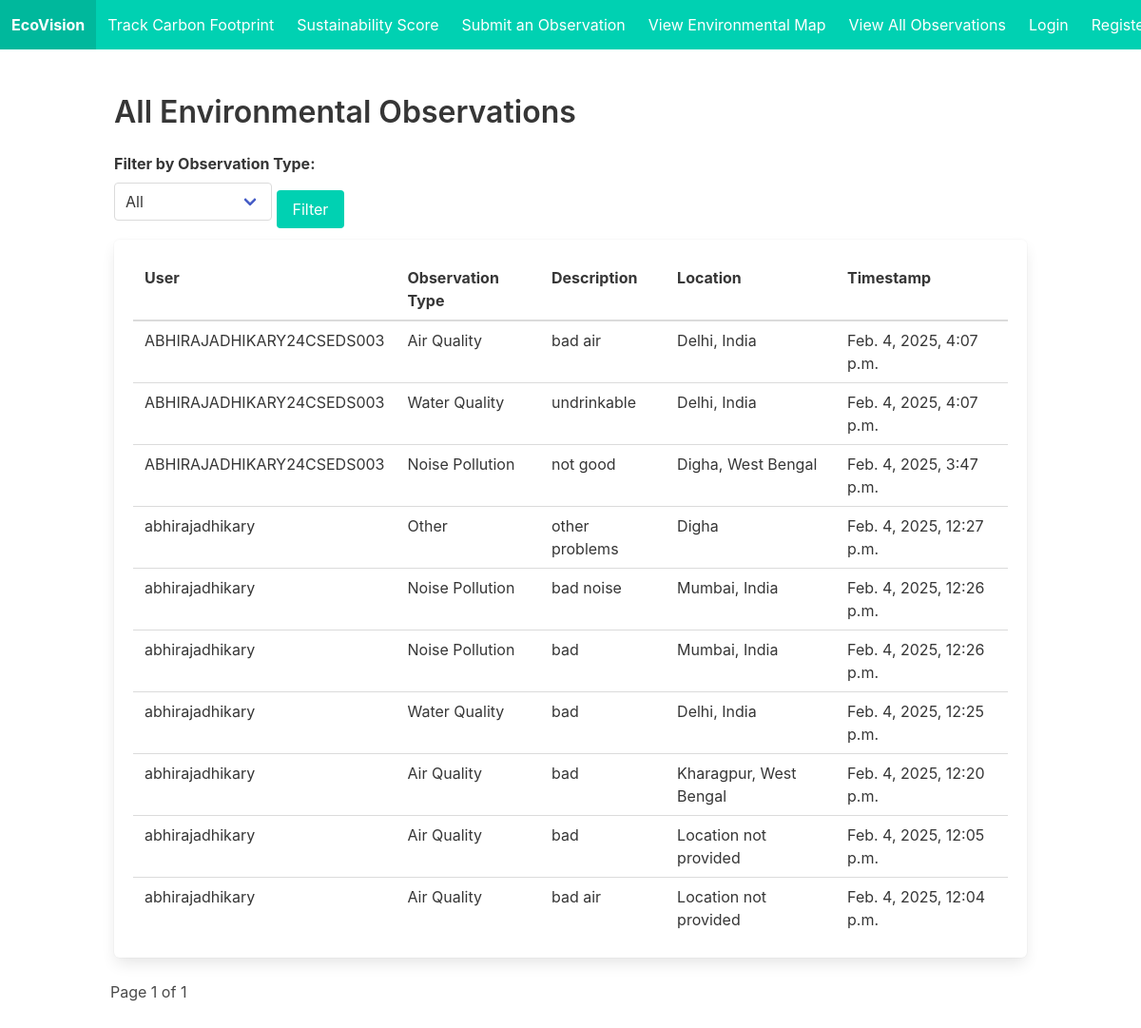
The app's page /all-observations/ with its own data.
### climate_tracker/models.py (models this page shows, shortened)
class EnvironmentalObservation(models.Model):
    OBSERVATION_TYPES = [
        ('air_quality', 'Air Quality'),
        ('water_quality', 'Water Quality'),
        ('noise_pollution', 'Noise Pollution'),
        ('other', 'Other'),
    ]
    user = models.ForeignKey(User, on_delete=models.CASCADE)
    observation_type = models.CharField(max_length=50, choices=OBSERVATION_TYPES)
    description = models.TextField(blank=True, null=True)
    location = models.CharField(max_length=255, blank=True, null=True)  # User-provided location
    latitude = models.FloatField(null=True, blank=True)  # Automatically generated
    longitude = models.FloatField(null=True, blank=True)  # Automatically generated
    timestamp = models.DateTimeField(auto_now_add=True)
    photo = models.ImageField(upload_to='observations/', blank=True, null=True)

### climate_tracker/views.py (the view)
# urls.py: path('all-observations/', views.all_observations, name='all_observations'),
def all_observations(request):
    observations = EnvironmentalObservation.objects.all().order_by('-timestamp')
    observation_type = request.GET.get('type', None)
    if observation_type:
        observations = observations.filter(observation_type=observation_type)
    paginator = Paginator(observations, 10)
    page_number = request.GET.get('page')
    page_obj = paginator.get_page(page_number)
    return render(request, 'all_observations.html', {'page_obj': page_obj})

### climate_tracker/templates/all_observations.html (shortened to what this page needs)
{% extends "base.html" %}
{% block content %}
<h1 class="title">All Environmental Observations</h1>
<div class="field">
    <label class="label">Filter by Observation Type:</label>
    <div class="control">
        <form method="get">
            <div class="select">
                <select name="type">
                    <option value="">All</option>
                </select>
            </div>
            <button class="button is-primary mt-2" type="submit">Filter</button>
        </form>
    </div>
</div>
<div class="box">
    {% if page_obj %}
        <table class="table is-fullwidth">
            <thead>
                <tr>
                    <th>User</th>
                    <th>Observation Type</th>
                    <th>Description</th>
                    <th>Location</th>
                    <th>Timestamp</th>
                </tr>
            </thead>
            <tbody>
                {% for obs in page_obj %}
                    <tr>
                        <td>{{ obs.user.username }}</td>
                        <td>{{ obs.get_observation_type_display }}</td>
                        <td>{{ obs.description|default:"No description provided" }}</td>
                        <td>{{ obs.location|default:"Location not provided" }}</td>
                        <td>{{ obs.timestamp }}</td>
                    </tr>
                {% endfor %}
            </tbody>
        </table>
    {% else %}
        <p>No observations found.</p>
    {% endif %}
</div>
<div class="pagination">
    <span class="step-links">
        <span class="current">
            Page {{ page_obj.number }} of {{ page_obj.paginator.num_pages }}
        </span>
    </span>
</div>
{% endblock %}

### climate_tracker/templates/base.html (shortened to what this page needs)
<!DOCTYPE html>
<html lang="en">
<head>
    <link rel="stylesheet" href="https://cdn.jsdelivr.net/npm/bulma@0.9.4/css/bulma.min.css">
</head>
<body>
    <nav class="navbar is-primary" role="navigation" aria-label="main navigation">
        <div class="navbar-brand">
            <a class="navbar-item" href="{% url 'home' %}">
                <strong>EcoVision</strong>
            </a>
        </div>
        <div class="navbar-menu">
            <div class="navbar-start">
                <a class="navbar-item" href="{% url 'track_carbon' %}">Track Carbon Footprint</a>
                <a class="navbar-item" href="{% url 'calculate_sustainability' %}">Sustainability Score</a>
                <a class="navbar-item" href="{% url 'submit_observation' %}" class="button is-warning">Submit an Observation</a>
                <a class="navbar-item" href="{% url 'map_view' %}" class="button is-link">View Environmental Map</a>
                <a class="navbar-item" href="{% url 'all_observations' %}">View All Observations</a>
            </div>
            <div class="navbar-end">
                {% if user.is_authenticated %}
                    <a class="navbar-item" href="{% url 'logout' %}">Logout ({{ user.username }})</a>
                {% else %}
                    <a class="navbar-item" href="{% url 'login' %}">Login</a>
                    <a class="navbar-item" href="{% url 'register' %}">Register</a>
                {% endif %}
            </div>
        </div>
    </nav>
    <section class="section">
        <div class="container">
            {% block content %}
            {% endblock %}
        </div>
    </section>
</body>
</html>

### records on screen
EnvironmentalObservation: user.username "ABHIRAJADHIKARY24CSEDS003", observation_type "Air Quality", description "bad air", location "Delhi, India", timestamp "Feb. 4, 2025, 4:07 p.m."
EnvironmentalObservation: user.username "ABHIRAJADHIKARY24CSEDS003", observation_type "Water Quality", description "undrinkable", location "Delhi, India", timestamp "Feb. 4, 2025, 4:07 p.m."
EnvironmentalObservation: user.username "ABHIRAJADHIKARY24CSEDS003", observation_type "Noise Pollution", description "not good", location "Digha, West Bengal", timestamp "Feb. 4, 2025, 3:47 p.m."
EnvironmentalObservation: user.username "abhirajadhikary", observation_type "Other", description "other problems", location "Digha", timestamp "Feb. 4, 2025, 12:27 p.m."
EnvironmentalObservation: user.username "abhirajadhikary", observation_type "Noise Pollution", description "bad noise", location "Mumbai, India", timestamp "Feb. 4, 2025, 12:26 p.m."
EnvironmentalObservation: user.username "abhirajadhikary", observation_type "Noise Pollution", description "bad", location "Mumbai, India", timestamp "Feb. 4, 2025, 12:26 p.m."
EnvironmentalObservation: user.username "abhirajadhikary", observation_type "Water Quality", description "bad", location "Delhi, India", timestamp "Feb. 4, 2025, 12:25 p.m."
EnvironmentalObservation: user.username "abhirajadhikary", observation_type "Air Quality", description "bad", location "Kharagpur, West Bengal", timestamp "Feb. 4, 2025, 12:20 p.m."
EnvironmentalObservation: user.username "abhirajadhikary", observation_type "Air Quality", description "bad", location "Location not provided", timestamp "Feb. 4, 2025, 12:05 p.m."
EnvironmentalObservation: user.username "abhirajadhikary", observation_type "Air Quality", description "bad air", location "Location not provided", timestamp "Feb. 4, 2025, 12:04 p.m."

### other values on screen
{{ page_obj.number }} "1"
{{ page_obj.paginator.num_pages }} "1"
